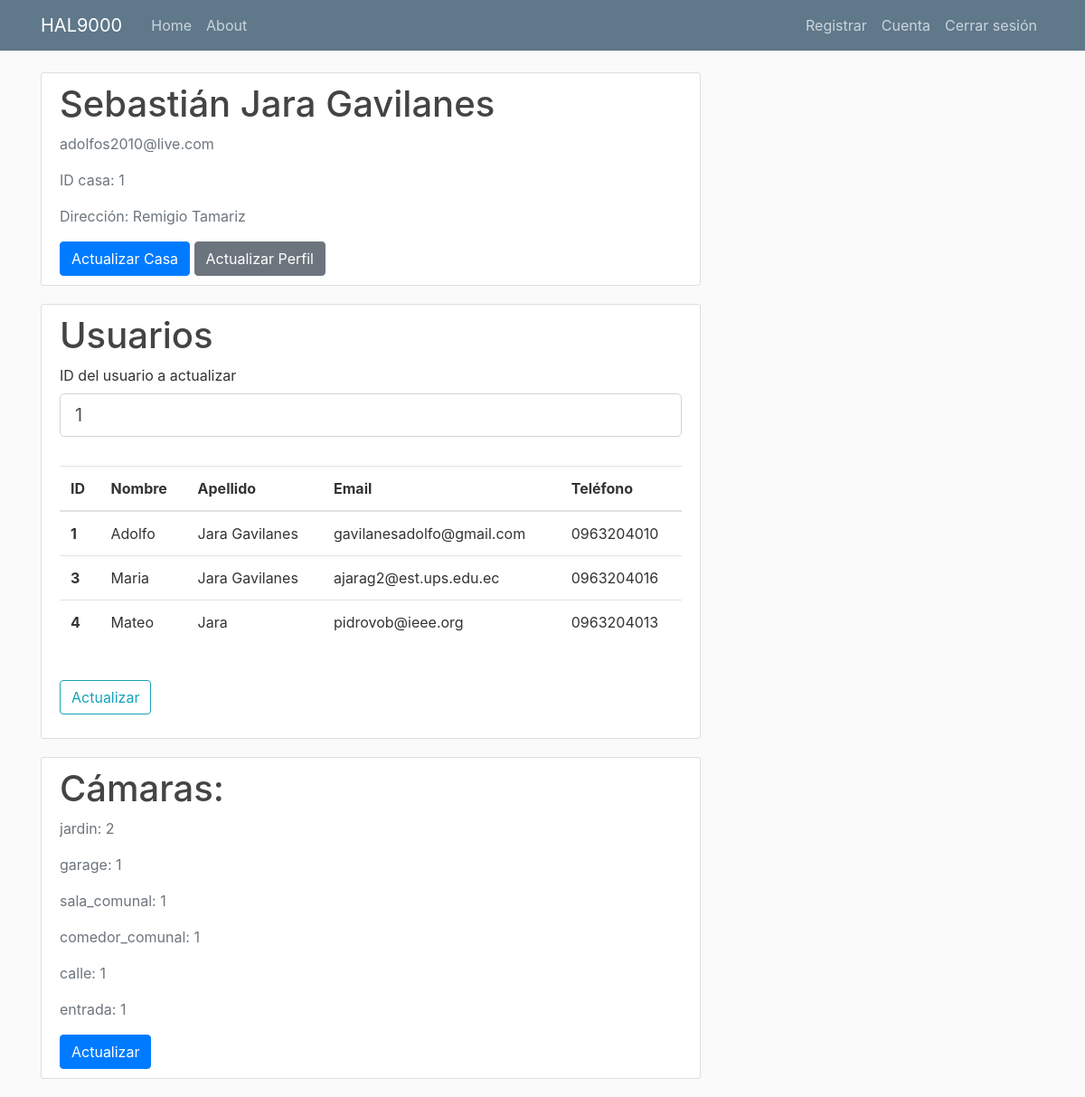
The app's page /cuenta (signed in) with its own data.
### bot_backend/models.py (models this page shows, shortened)
class Usuario(db.Model, UserMixin):
    id = db.Column(db.Integer, primary_key=True)
    nombre = db.Column(db.String(75), nullable=False)
    apellido = db.Column(db.String(75), nullable=False)
    email = db.Column(db.String(120), nullable=False)
    password = db.Column(db.String(100), nullable=False)
    tipo = db.Column(db.String(20), nullable=False)
    telefono = db.Column(db.String(20), nullable=False)
    telegram_chat_id = db.Column(db.String(20), nullable=True)
    casa_id = db.Column(db.Integer, db.ForeignKey("casa.id"), nullable=True)

class Casa(db.Model):
    id = db.Column(db.Integer, primary_key=True)
    direccion = db.Column(db.String(150), nullable=False)
    numero_direccion = db.Column(db.String(12), nullable=False)
    usuarios = db.relationship('Usuario', backref='casa', lazy=True)
    camaras = db.relationship('Camara', backref="camara", lazy=True)

class Camara(db.Model):
    id = db.Column(db.Integer, primary_key=True)
    ubicacion = db.Column(db.String(150), nullable=False)
    casa_id = db.Column(db.Integer, db.ForeignKey("casa.id"), nullable=False)

### bot_backend/routes.py (the view, shortened to what this page needs)
@app.route("/cuenta", methods=['POST', "GET"])
@login_required
def cuenta():
    casa_cu = Casa.query.filter_by(id=current_user.casa_id).first()
    camaras = {}
    usuarios = []
    if casa_cu != None:
        for cam in range(len(casa_cu.camaras)):
            if cam == 0:
                camaras[casa_cu.camaras[cam].ubicacion] = 1
            else:
                if camaras.get(casa_cu.camaras[cam].ubicacion) != None:
                    camaras[casa_cu.camaras[cam].ubicacion] = camaras[casa_cu.camaras[cam].ubicacion]+1
                else:
                    camaras[casa_cu.camaras[cam].ubicacion] = 1
        for us in casa_cu.usuarios:
            if us.id != current_user.id:
                usuarios.append(us)
    form = EscogerUsuarioActualizar()
    return render_template("cuenta.html", title="Cuenta", casa_cu=casa_cu, camaras=camaras, usuarios=usuarios, form=form)

### bot_backend/forms.py
class EscogerUsuarioActualizar(FlaskForm):
    id = IntegerField("ID del usuario a actualizar", validators=[DataRequired(),NumberRange(min=1, max=10000, message='Invalid length')],default=1)
    submit = SubmitField("Actualizar")

### bot_backend/models.py (called while the page is built)
@login_manager.user_loader
def load_user(usuario_id):
    return Usuario.query.get(int(usuario_id))

### bot_backend/templates/cuenta.html (shortened to what this page needs)
{% extends "layout.html" %}
{% block content %}
<div class="content-section">
    <div class="media">
        <div class="media-body">
            <h2 class="account-heading">{{ current_user.nombre }} {{ current_user.apellido }}</h2>
            <p class="text-secondary">{{ current_user.email }}</p>
            <p class="text-secondary">ID casa: {{ casa_cu.id }}</p>
            <p class="text-secondary">Dirección: {{ casa_cu.direccion }}</p>
        </div>
    </div>
    {% if current_user.casa_id != None %}
    <a class="btn btn-primary" role="button" href="{{ url_for('actualizarCasa') }}">Actualizar Casa</a>
    {% endif %}
    <a class="btn btn-secondary" role="button" href="{{ url_for('actualizarUsuarioPrincipal') }}">Actualizar Perfil</a>
</div>
{% if usuarios != [] %}
<div class="content-section">
    <h2 class="account-heading">Usuarios</h2>
    <form method="POST" action="">
        <fieldset class="form-group">
            <div class="form-group">
                {{ form.id.label(class="form-control-label") }}
                {% if form.id.errors %}
                {{ form.id(class="form-control form-control-lg is-invalid") }}
                <div class="invalid-feedback">
                    {% for error in form.id.errors %}
                    <span>{{ error }}</span>
                    {% endfor %}
                </div>
                {% else %}
                {{ form.id(class="form-control form-control-lg") }}
                {% endif %}
            </div>
        </fieldset>
        <table id="table" class="table table-hover" data-toggle="table" data-pagination="true" data-search="true">
            <thead>
                <tr>
                    <th scope="col">ID</th>
                    <th scope="col">Nombre</th>
                    <th scope="col">Apellido</th>
                    <th scope="col">Email</th>
                    <th scope="col">Teléfono</th>
                </tr>
            </thead>
            <tbody>
                {% for estu in usuarios %}
                <tr>
                    <th scope="row">{{ estu.id }}</th>
                    <td>{{ estu.nombre }}</td>
                    <td>{{ estu.apellido }}</td>
                    <td>{{ estu.email }}</td>
                    <td>{{ estu.telefono }}</td>
                </tr>
                {% endfor %}
            </tbody>
        </table>
        <br>
        <div class="form-group">
            {{ form.submit(class="btn btn-outline-info") }}
        </div>
    </form>
</div>
{% endif %}
{% if camaras|length != 0%}
<div class="content-section">
    <div class="media">
        <div class="media-body">
            <h2 class="account-heading">Cámaras:</h2>
            {% for k,v in camaras.items() %}
            <p class="text-secondary">{{k}}: {{v}} </p>
            {% endfor %}
        </div>
    </div>
    <a class="btn btn-primary" role="button" href="{{ url_for('actualizarCamaras') }}">Actualizar</a>
</div>
{% endif %}
{% endblock content %}

### bot_backend/static/main.css (style rules this page uses)
body { background: #fafafa; color: #333333; margin-top: 5rem; }
h1, h2, h3, h4, h5, h6 { color: #444444; }
.content-section { background: #ffffff; padding: 10px 20px; border: 1px solid #dddddd; border-radius: 3px; margin-bottom: 20px; }
.account-heading { font-size: 2.5rem; }

### records on screen
Usuario: nombre "Sebastián", apellido "Jara Gavilanes", email "adolfos2010@live.com"
Casa: id "1", direccion "Remigio Tamariz"
Usuario: id "1", nombre "Adolfo", apellido "Jara Gavilanes", email "gavilanesadolfo@gmail.com", telefono "0963204010"
Usuario: id "3", nombre "Maria", apellido "Jara Gavilanes", email "ajarag2@est.ups.edu.ec", telefono "0963204016"
Usuario: id "4", nombre "Mateo", apellido "Jara", email "pidrovob@ieee.org", telefono "0963204013"
Camara: ubicacion "jardin", v "2"
Camara: ubicacion "garage", casa "1"
Camara: ubicacion "sala_comunal", casa "1"
Camara: ubicacion "comedor_comunal", casa "1"
Camara: ubicacion "calle", casa "1"
Camara: ubicacion "entrada", casa "1"
